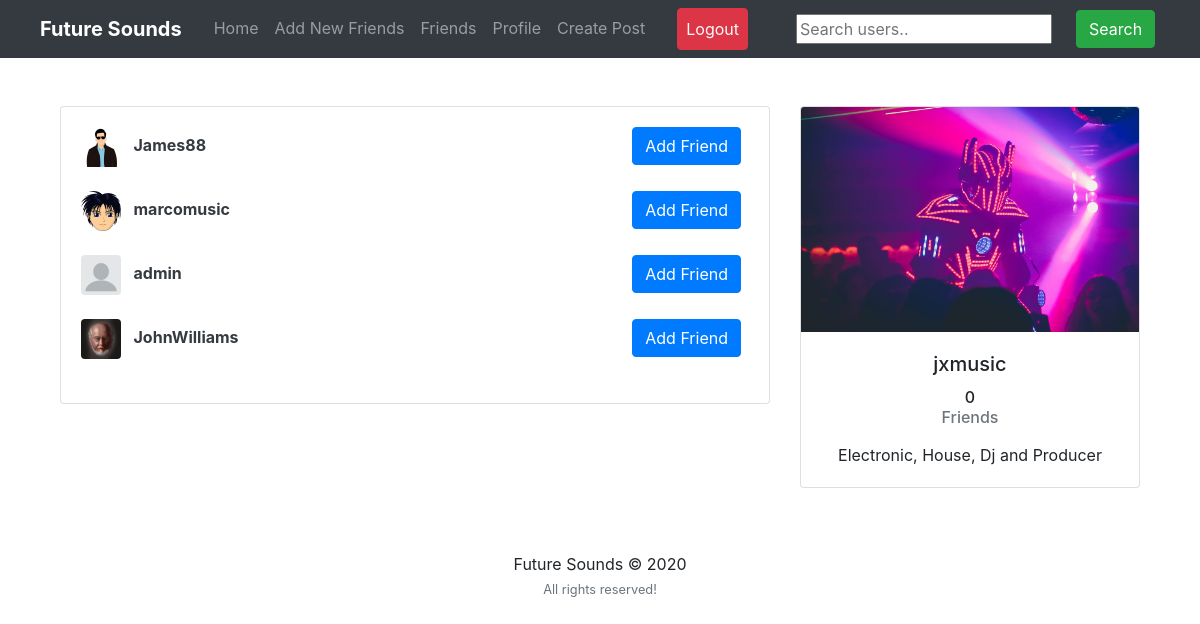
The page /users/ (signed in) on the database as committed earlier.
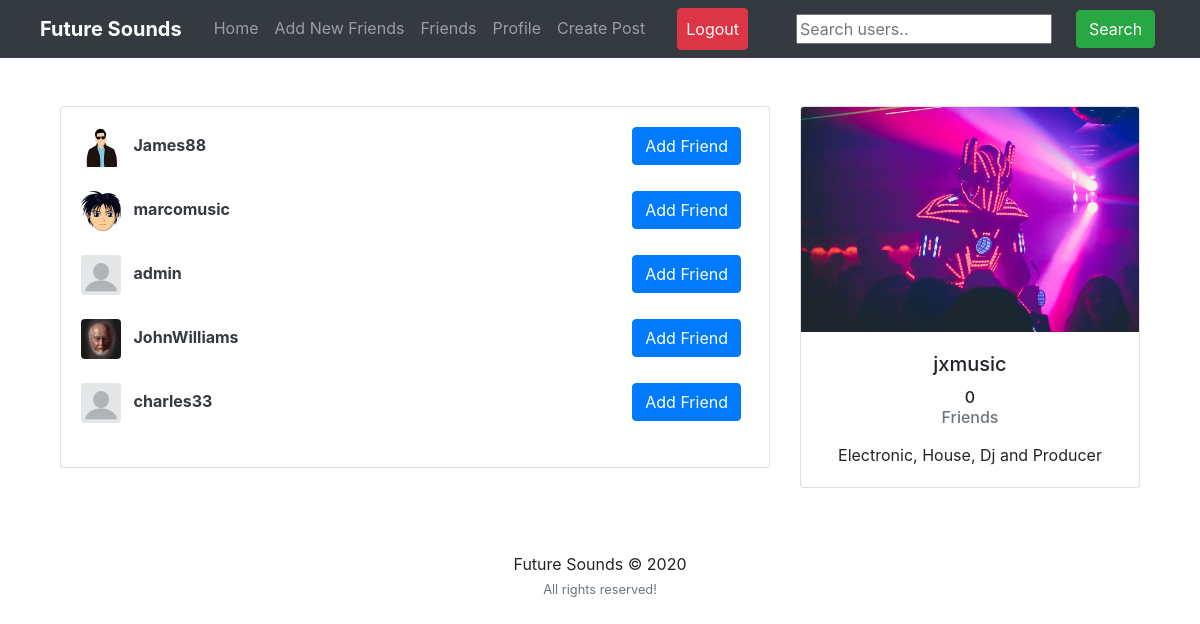
The same page on the database as committed later.
### users/models.py (models this page shows)
class Profile(models.Model):
    user = models.OneToOneField(User, on_delete=models.CASCADE)
    image = models.ImageField(default='default.png', upload_to='profile_pics')
    slug = AutoSlugField(populate_from='user')
    bio = models.CharField(max_length=255, blank=True)
    friends = models.ManyToManyField('Profile', blank=True)
    def __str__(self):
        return str(self.user.username)
    def get_absolute_url(self):
        return "/users/{}".format(self.slug)

### users/views.py (the view)
# urls.py: path('users/', user_views.users_list, name='users_list'),
@login_required
def users_list(request):
    users = Profile.objects.exclude(user=request.user)
    sent_friend_requests = FriendRequest.objects.filter(from_user=request.user)
    sent_to = []
    friends = []
    for user in users:
        friend = user.friends.all()
        for f in friend:
            if f in friends:
                friend = friend.exclude(user=f.user)
        friends+=friend
    my_friends = request.user.profile.friends.all()
    for i in my_friends:
        if i in friends:
            friends.remove(i)
    if request.user.profile in friends:
        friends.remove(request.user.profile)
    my_users = list(users.order_by('user'))[0:10]
    for r in my_users:
        if r in friends:
            my_users.remove(r)
    friends+=my_users
    for i in my_friends:
        if i in friends:
            friends.remove(i)
    for se in sent_friend_requests:
        sent_to.append(se.to_user)
    context = {
        'users': friends,
        'sent': sent_to
    }
    return render(request, "users/users_list.html", context)

### users/templates/users/users_list.html (shortened to what this page needs)
{% extends "feed/layout.html" %} {% load static %} {% block searchform %}
<form
  class="form-inline my-2 my-lg-0 ml-5"
  action="{% url 'search_users' %}"
  method="get"
>
  <input name="q" type="text" placeholder="Search users.." />
  <button class="btn btn-success my-2 my-sm-0 ml-4" type="submit">
    Search
  </button>
</form>
{% endblock searchform %} {% block content %}
<div class="container">
  <div class="row">
    <div class="col-md-8">
      {% if users %}
      <div class="card card-signin my-5">
        <div class="card-body">
          {% for user_p in users %}
          <a href="{{ user_p.get_absolute_url }}"
            ><img
              src="{{ user_p.image.url }}"
              class="rounded mr-2"
              width="40"
              height="40"
              alt=""
          /></a>
          <a class="text-dark" href="{{ user_p.get_absolute_url }}"
            ><b>{{ user_p }}</b></a
          >
          {% if not user_p.user in sent %}
          <small class="float-right">
            <a
              class="btn btn-primary mr-2"
              href="{% url 'send_friend_request' user_p.user.username %}"
              >Add Friend</a>
          </small>
          {% endif %}
          <br /><br />
          {% endfor %}
        </div>
      </div>
      {% else %}
      <h5><i>No new people to add now! Please come back later!</i></h5>
      {% endif %}
    </div>
    <div class="col-md-4">
      <div class="card card-signin my-5">
        <a href="{{ request.user.profile.get_absolute_url }}"
          ><img
            class="card-img-top"
            src="{{ request.user.profile.image.url }}"
            alt=""
        /></a>
        <div class="card-body">
          <h5 class="card-title text-center">{{ request.user }}</h5>
          <h6 class="text-center">
            {{ request.user.profile.friends.count }}
            <p class="text-muted">Friends</p>
          </h6>
          <p class="card-text text-center">{{ request.user.profile.bio }}</p>
        </div>
      </div>
    </div>
  </div>
  {% endblock content %} {% block jsfiles %}{% endblock jsfiles %}

Rows that differ between the two databases and show on the page:
added Profile: image (placeholder picture), user.username "charles33", shows "Add Friend"
